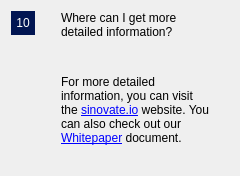
                 <widget class="QWidget" name="widgetFaq10" native="true">
                  <layout class="QHBoxLayout" name="horizontalpage_10" stretch="0,1">
                   <item alignment="Qt::AlignTop">
                    <widget class="QLabel" name="labelNumber10">
                     <property name="minimumSize">
                      <size>
                       <width>24</width>
                       <height>24</height>
                      </size>
                     </property>
                     <property name="maximumSize">
                      <size>
                       <width>16777215</width>
                       <height>24</height>
                      </size>
                     </property>
                     <property name="styleSheet">
                      <string notr="true">background-color:#011552;
color: white;</string>
                     </property>
                     <property name="text">
                      <string>10</string>
                     </property>
                     <property name="alignment">
                      <set>Qt::AlignCenter</set>
                     </property>
                    </widget>
                   </item>
                   <item>
                    <layout class="QVBoxLayout" name="verticalLayoutpage_10">
                     <property name="leftMargin">
                      <number>20</number>
                     </property>
                     <property name="rightMargin">
                      <number>20</number>
                     </property>
                     <item>
                      <widget class="QLabel" name="labelSubtitle10">
                       <property name="text">
                        <string>Where can I get more detailed information?</string>
                       </property>
                       <property name="wordWrap">
                        <bool>true</bool>
                       </property>
                      </widget>
                     </item>
                     <item>
                      <spacer name="verticalSpacer_100">
                       <property name="orientation">
                        <enum>Qt::Vertical</enum>
                       </property>
                       <property name="sizeType">
                        <enum>QSizePolicy::Fixed</enum>
                       </property>
                       <property name="sizeHint" stdset="0">
                        <size>
                         <width>20</width>
                         <height>30</height>
                        </size>
                       </property>
                      </spacer>
                     </item>
                     <item>
                      <widget class="QLabel" name="labelContent10">
                       <property name="text">
                        <string>&lt;html&gt;&lt;head/&gt;&lt;body&gt;&lt;p&gt;For more detailed information, you can visit the &lt;a href=&quot;https://sinovate.io&quot;&gt;&lt;span style=&quot; text-decoration: underline; color:#0000ff;&quot;&gt;sinovate.io&lt;/span&gt;&lt;/a&gt; website. You can also check out our &lt;a href=&quot;https://docs.sinovate.io/#/SINOVATE_Whitepaper_Light&quot;&gt;&lt;span style=&quot; text-decoration: underline; color:#0000ff;&quot;&gt;Whitepaper&lt;/span&gt;&lt;/a&gt; document.&lt;/p&gt;&lt;/body&gt;&lt;/html&gt;</string>
                       </property>
                       <property name="alignment">
                        <set>Qt::AlignLeading|Qt::AlignLeft|Qt::AlignTop</set>
                       </property>
                       <property name="wordWrap">
                        <bool>true</bool>
                       </property>
                      </widget>
                     </item>
                     <item>
                      <spacer name="verticalSpacer_92">
                       <property name="orientation">
                        <enum>Qt::Vertical</enum>
                       </property>
                       <property name="sizeHint" stdset="0">
                        <size>
                         <width>20</width>
                         <height>20</height>
                        </size>
                       </property>
                      </spacer>
                     </item>
                    </layout>
                   </item>
                  </layout>
                 </widget>
